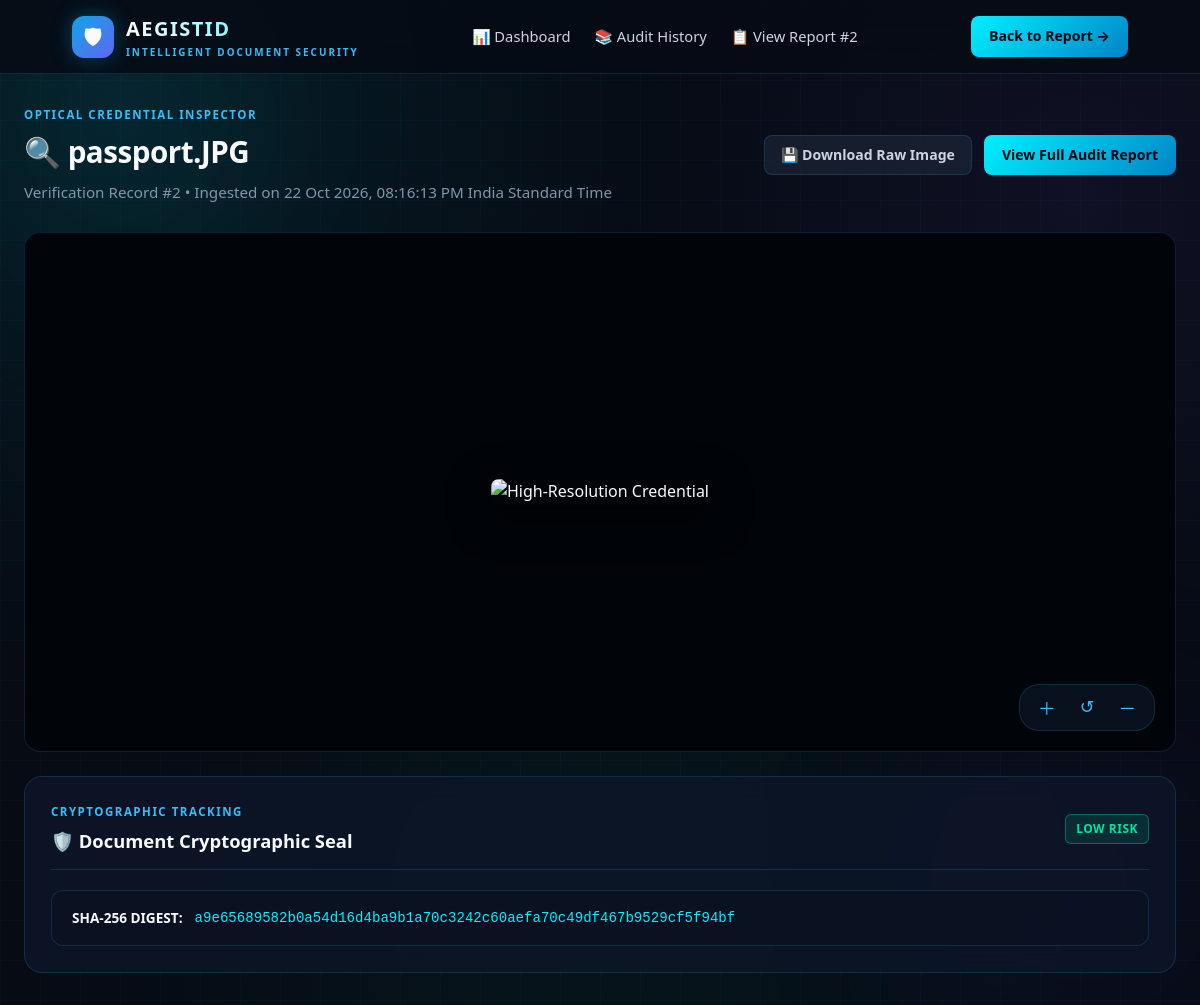
/document/2 (signed in), run on the app's committed database.
### tables this page shows
CREATE TABLE verification_history (
                id INTEGER PRIMARY KEY AUTOINCREMENT,
                filename TEXT NOT NULL,
                stored_filename TEXT NOT NULL,
                processed_filename TEXT,
                verified_at TEXT NOT NULL,
                status TEXT NOT NULL,
                risk_score REAL,
                sha256 TEXT,
                details_json TEXT
            , user_id INTEGER REFERENCES users(id));

### app.py (the view)
@app.route("/document/<int:record_id>")
@login_required
def document_preview(record_id):
    record = get_history_record(record_id)
    if not record:
        abort(404)
    document_url = url_for("uploaded_file", filename=record["stored_filename"])
    return render_template(
        "document_preview.html",
        user=get_current_user(),
        record=record,
        document_url=document_url,
    )

### app.py (called while the page is built)
def get_db():
    if "db" not in g:
        g.db = sqlite3.connect(str(DATABASE_PATH))
        g.db.row_factory = sqlite3.Row
    return g.db

def get_current_user():
    user_id = session.get("user_id")
    if not user_id:
        return None
    db = get_db()
    return db.execute("SELECT * FROM users WHERE id = ?", (user_id,)).fetchone()

@app.context_processor
def inject_user():
    return {"current_user": get_current_user()}

def login_required(view_func):
    @wraps(view_func)
    def wrapped_view(*args, **kwargs):
        if session.get("user_id") is None:
            flash("Please sign in to access this security workspace.")
            return redirect(url_for("login", next=request.url))
        return view_func(*args, **kwargs)
    return wrapped_view

def get_history_record(record_id, user_id=None):
    db = get_db()
    if user_id:
        return db.execute(
            "SELECT * FROM verification_history WHERE id = ? AND user_id = ?",
            (record_id, user_id),
        ).fetchone()
    return db.execute(
        "SELECT * FROM verification_history WHERE id = ?",
        (record_id,),
    ).fetchone()

### templates/document_preview.html (shortened to what this page needs)
<!DOCTYPE html>
<html lang="en">
<head>
    <link rel="stylesheet" href="{{ url_for('static', filename='style.css') }}">
</head>
<body>
<div class="ambient ambient-one"></div>
<div class="ambient ambient-two"></div>
<nav class="navbar">
    <a class="brand" href="{{ url_for('dashboard') }}">
        <div class="brand-icon">🛡</div>
        <div class="brand-text">
            <h2>AEGISTID</h2>
            <span>INTELLIGENT DOCUMENT SECURITY</span>
        </div>
    </a>
    <div class="nav-menu">
        <a href="{{ url_for('dashboard') }}">📊 Dashboard</a>
        <a href="{{ url_for('history') }}">📚 Audit History</a>
        <a href="{{ url_for('view_verification', record_id=record['id']) }}">📋 View Report #{{ record['id'] }}</a>
    </div>
    <div class="nav-actions">
        <a href="{{ url_for('view_verification', record_id=record['id']) }}" class="btn-nav-primary">
            Back to Report →
        </a>
    </div>
</nav>
<main class="container">
    <div class="page-header">
        <div class="page-title">
            <span class="panel-kicker">OPTICAL CREDENTIAL INSPECTOR</span>
            <h1>🔍 {{ record['filename'] }}</h1>
            <p>Verification Record #{{ record['id'] }} • Ingested on {{ record['verified_at'] }}</p>
        </div>
        <div class="header-actions">
            <a href="{{ document_url }}" download class="btn-nav-secondary">
                💾 Download Raw Image
            </a>
            <a href="{{ url_for('view_verification', record_id=record['id']) }}" class="btn-nav-primary">
                View Full Audit Report
            </a>
        </div>
    </div>
    <div class="inspector-viewport" id="viewport">
        <img src="{{ document_url }}" id="inspect-img" alt="High-Resolution Credential">
        <div class="zoom-controls">
            <button class="zoom-btn" onclick="zoomIn()" title="Zoom In">＋</button>
            <button class="zoom-btn" onclick="zoomReset()" title="Reset Zoom">↺</button>
            <button class="zoom-btn" onclick="zoomOut()" title="Zoom Out">－</button>
        </div>
    </div>
    <div class="panel-card">
        <div class="panel-header">
            <div>
                <span class="panel-kicker">CRYPTOGRAPHIC TRACKING</span>
                <h2>🛡️ Document Cryptographic Seal</h2>
            </div>
            {% set st = (record['status'] or '')|upper %}
            {% if 'HIGH' in st or 'INVALID' in st or 'ALERT' in st %}
                <span class="status-badge danger">High Risk</span>
            {% elif 'SUSPICIOUS' in st or 'PARTIAL' in st %}
                <span class="status-badge warning">Suspicious</span>
            {% else %}
                <span class="status-badge success">Low Risk</span>
            {% endif %}
        </div>
        <div class="sha256-strip" style="margin-bottom: 0;">
            <div style="display: flex; align-items: center; gap: 12px; flex-wrap: wrap;">
                <strong style="color: var(--text-primary); font-size: 0.85rem;">SHA-256 DIGEST:</strong>
                <span class="sha256-code">{{ record['sha256'] or 'Not computed' }}</span>
            </div>
        </div>
    </div>
</main>
</body>
</html>

### templates/document_preview.html (style rules this page uses)
.inspector-viewport { background: #010409; border: 1px solid var(--border-color); border-radius: 16px; padding: 24px; display: flex; align-items: center; justify-content: center; min-height: 520px; overflow: auto; position: relative; margin-bottom: 24px; }
.inspector-viewport img { max-width: 100%; max-height: 80vh; border-radius: 8px; box-shadow: 0 10px 40px rgba(0, 0, 0, 0.8); object-fit: contain; transition: transform 0.25s ease; }
.zoom-controls { position: absolute; bottom: 20px; right: 20px; display: flex; gap: 8px; background: rgba(10, 18, 33, 0.85); padding: 6px 10px; border-radius: 20px; border: 1px solid var(--border-color); backdrop-filter: blur(10px); }
.zoom-btn { background: none; border: none; color: var(--cyan-light); font-size: 1.1rem; cursor: pointer; padding: 4px 8px; }

### data on the page
verification_history: id "2", filename "passport.JPG", verified_at "22 Oct 2026, 08:16:13 PM India Standard Time", sha256 "a9e65689582b0a54d16d4ba9b1a70c3242c60aefa70c49df467b9529cf5f94bf"
